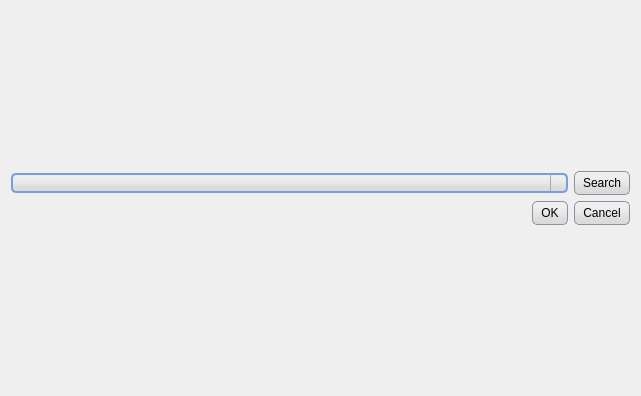
<?xml version="1.0" encoding="UTF-8"?>
<ui version="4.0">
 <class>QompPluginGettunesDlg</class>
 <widget class="QDialog" name="QompPluginGettunesDlg">
  <property name="geometry">
   <rect>
    <x>0</x>
    <y>0</y>
    <width>641</width>
    <height>396</height>
   </rect>
  </property>
  <property name="windowTitle">
   <string/>
  </property>
  <property name="styleSheet">
   <string notr="true">QDialog { 
	color: black;
	background: qlineargradient(x1: 0, y1: 0, x2: 0, y2: 1,
                                stop: 0 #C1C7F5, stop: 1 #8ab4f6);
}

QTreeView, QListView, QListWidget { 
    background-color: #DFE1F5;
	border-radius: 5px;
	font: 14px;
}

QToolButton { 
     background: qlineargradient(x1: 0, y1: 0, x2: 0, y2: 1, stop: 0 #f0f0f0, stop: 0.4 #ebebeb, stop: 0.7 #dedede, stop: 1.0 #d9d9d9); 
     border: 2px solid #799fd8; 
     border-top-left-radius: 5px; 
     border-bottom-left-radius: 5px; 
     border-bottom-right-radius: 5px; 
     border-top-right-radius: 5px; 
     width: 28px; 
     height: 28px; 
	 padding: 1px;
	 icon-size: 28px;
}

QToolButton:hover { 
	background: qlineargradient(x1: 0, y1: 0, x2: 0, y2: 1,
                                stop: 0 #f0f0f0, stop: 1 #DFE1F5);
	border: 2px solid #8ab4f6;
}

QToolButton:pressed { 
     background: qlineargradient(x1: 0, y1: 0, x2: 0, y2: 1, stop: 0 #8faed5, stop: 0.4 #6dadfa, stop: 0.7 #368ef9, stop: 1.0 #358bf3); 
     border: 2px solid #698ebf; 
     border-top-left-radius: 5px; 
     border-bottom-left-radius: 5px; 
     border-bottom-right-radius: 5px; 
     border-top-right-radius: 4px; 
}

QToolButton:checked { 
	background: qlineargradient(spread:pad, x1:0, y1:0, x2:0.191, y2:1, stop:0 rgba(223, 225, 245, 255), stop:0.39196 rgba(207, 209, 245, 255), stop:0.859296 rgba(109, 160, 219, 255), stop:1 rgba(62, 85, 221, 255));
     border: 2px solid #698ebf; 
     border-top-left-radius: 5px; 
     border-bottom-left-radius: 5px; 
     border-bottom-right-radius: 5px; 
     border-top-right-radius: 4px; 
}

QLabel { 
    color: #3244C9; 
}

QComboBox { 
     background: qlineargradient(x1: 0, y1: 0, x2: 0, y2: 1, stop: 0 #f0f0f0, stop: 0.4 #ebebeb, stop: 0.7 #dedede, stop: 1.0 #d9d9d9);  
     border: 2px solid #799fd8;  
     border-radius: 5px;  
     padding-right: 5px; 
     padding-left: 5px; 
}

QComboBox::drop-down {
    width: 15px;
    border-left-width: 1px;
    border-left-color: darkgray;
    border-left-style: solid;
    border-top-right-radius: 5px;
    border-bottom-right-radius: 5px;
}

QComboBox::down-arrow {
	icon-size: 8px;
	image: url(:/icons/arrow-down);
}

QPushButton { 
     background: qlineargradient(x1: 0, y1: 0, x2: 0, y2: 1, stop: 0 #f0f0f0, stop: 0.4 #ebebeb, stop: 0.7 #dedede, stop: 1.0 #d9d9d9); 
     border: 1px solid #8d909c; 
     border-color: #8d909c; 
     border-radius: 5px;
	padding : 4px 8px;
}

QPushButton:pressed { 
     background: qlineargradient(x1: 0, y1: 0, x2: 0, y2: 1, stop: 0 #aaaaaa, stop: 0.4 #d5d5d5, stop: 0.7 #d5d5d5, stop: 1.0 #c6c6c6); 
     border: 1px solid #717171; 
     border-color: #717171; 
}

QMenu {
    background-color: #8ab4f6;
    border: 1px solid #698ebf;
}

QMenu::item {
    background-color: transparent;
}

QMenu::item:selected {
	color: black;
   	background: qlineargradient(x1: 0, y1: 0, x2: 1, y2: 0,
                                stop: 0 #DFE1F5, stop: 1 #8ab4f6);
}

QToolTip {
 	background: qlineargradient(x1: 0, y1: 0, x2: 0, y2: 1, stop: 0 #f0f0f0, stop: 0.4 	#ebebeb, stop: 0.7 #dedede, stop: 1.0 #d9d9d9);
	border-radius: 5px; 
	border: 2px solid #698ebf;
	padding: 2px;
	color: black;
}

QDialogButtonBox {
	dialogbuttonbox-buttons-have-icons: 1;
	dialog-ok-icon: url(&quot;:/icons/ok&quot;);
	dialog-cancel-icon: url(&quot;:/icons/cancel&quot;);
}

QTabWidget:pane {
	border-radius: 5px;
}

QTabBar::tab {
	border: 2px solid #698ebf;
    border-top-left-radius: 5px;
    border-top-right-radius: 5px;
	padding: 3px 6px;
	width: 100px;
}

QTabBar:tab-bar {
	left: 5px;
}

QTabBar::tab:hover {
 	background: qlineargradient(x1: 0, y1: 0, x2: 0, y2: 1,
                                stop: 0 #C1C7F5, stop: 1 #8ab4f6);   
}

QTabBar::tab:selected {
	 background: qlineargradient(spread:pad, x1:0, y1:0, x2:0.191, y2:1, stop:0 			rgba(223, 225, 245, 255), stop:0.39196 rgba(207, 209, 245, 255), stop:0.859296 rgba(109, 160, 219, 255), stop:1 rgba(62, 85, 221, 255));
}

 QScrollBar:vertical {
     border: 2px solid #799fd8;
     background: #DFE1F5;
     width: 18px;
	 margin: 25px 0px;
 }
 QScrollBar::handle:vertical {
     min-height: 20px;
	 border-radius: 5px;
	 border: 2px solid #799fd8;
	 background: rgba(62, 85, 221, 255);
 }
 QScrollBar::add-line:vertical {
     border: 2px solid #799fd8;
     background: rgba(62, 85, 221, 255);
     height: 20px;
	 border-bottom-left-radius: 5px;
     border-bottom-right-radius: 5px;
     subcontrol-position: bottom;
     subcontrol-origin: margin;
	 image: url(:/icons/arrow-down);
	 margin-bottom: 5px;
 }

 QScrollBar::sub-line:vertical {
     border: 2px solid #799fd8;
	 border-top-left-radius: 5px;
     border-top-right-radius: 5px;
     background: rgba(62, 85, 221, 255);
     height: 20px;
	 subcontrol-position: top;
     subcontrol-origin: margin;
	 image: url(:/icons/arrow-up);
	 margin-top: 5px;   
 }

 QScrollBar::add-page:vertical, QScrollBar::sub-page:vertical {
     background: none;
 }</string>
  </property>
  <layout class="QVBoxLayout" name="verticalLayout_2">
   <item>
    <layout class="QVBoxLayout" name="mainLayout">
     <item>
      <layout class="QHBoxLayout" name="horizontalLayout">
       <item>
        <widget class="QComboBox" name="cb_search">
         <property name="sizePolicy">
          <sizepolicy hsizetype="MinimumExpanding" vsizetype="Fixed">
           <horstretch>0</horstretch>
           <verstretch>0</verstretch>
          </sizepolicy>
         </property>
         <property name="editable">
          <bool>true</bool>
         </property>
         <property name="maxCount">
          <number>10</number>
         </property>
        </widget>
       </item>
       <item>
        <widget class="QPushButton" name="pb_search">
         <property name="text">
          <string>Search</string>
         </property>
         <property name="icon">
          <iconset resource="../../../src/qomp.qrc">
           <normaloff>:/icons/search</normaloff>:/icons/search</iconset>
         </property>
        </widget>
       </item>
      </layout>
     </item>
     <item>
      <layout class="QHBoxLayout" name="horizontalLayout_2">
       <item>
        <widget class="QompBusyLabel" name="lb_busy">
         <property name="text">
          <string/>
         </property>
        </widget>
       </item>
       <item>
        <spacer name="horizontalSpacer">
         <property name="orientation">
          <enum>Qt::Horizontal</enum>
         </property>
         <property name="sizeHint" stdset="0">
          <size>
           <width>40</width>
           <height>20</height>
          </size>
         </property>
        </spacer>
       </item>
       <item>
        <widget class="QDialogButtonBox" name="buttonBox">
         <property name="orientation">
          <enum>Qt::Horizontal</enum>
         </property>
         <property name="standardButtons">
          <set>QDialogButtonBox::Cancel|QDialogButtonBox::Ok</set>
         </property>
        </widget>
       </item>
      </layout>
     </item>
    </layout>
   </item>
  </layout>
 </widget>
 <customwidgets>
  <customwidget>
   <class>QompBusyLabel</class>
   <extends>QLabel</extends>
   <header>qompbusylabel.h</header>
  </customwidget>
 </customwidgets>
 <resources>
  <include location="../../../src/qomp.qrc"/>
 </resources>
 <connections>
  <connection>
   <sender>buttonBox</sender>
   <signal>accepted()</signal>
   <receiver>QompPluginGettunesDlg</receiver>
   <slot>accept()</slot>
   <hints>
    <hint type="sourcelabel">
     <x>248</x>
     <y>254</y>
    </hint>
    <hint type="destinationlabel">
     <x>157</x>
     <y>274</y>
    </hint>
   </hints>
  </connection>
  <connection>
   <sender>buttonBox</sender>
   <signal>rejected()</signal>
   <receiver>QompPluginGettunesDlg</receiver>
   <slot>reject()</slot>
   <hints>
    <hint type="sourcelabel">
     <x>316</x>
     <y>260</y>
    </hint>
    <hint type="destinationlabel">
     <x>286</x>
     <y>274</y>
    </hint>
   </hints>
  </connection>
 </connections>
</ui>
